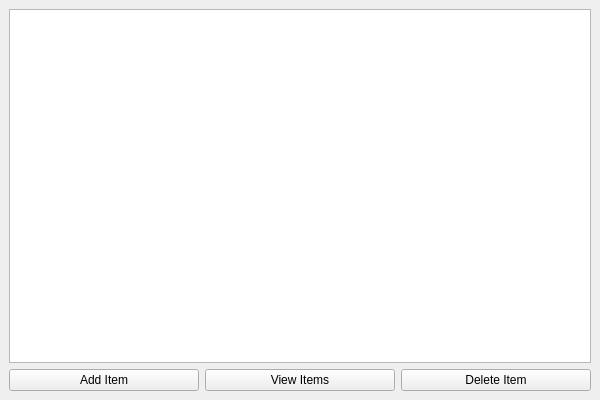
<?xml version="1.0" encoding="UTF-8"?>
<ui version="4.0">
 <class>MainWindow</class>
 <widget class="QMainWindow" name="MainWindow">
  <property name="geometry">
   <rect>
    <x>0</x>
    <y>0</y>
    <width>600</width>
    <height>400</height>
   </rect>
  </property>
  <property name="windowTitle">
   <string>Inventory Manager</string>
  </property>
  <widget class="QWidget" name="centralwidget">
   <layout class="QVBoxLayout" name="verticalLayout">
    <item>
     <widget class="QListWidget" name="listWidget"/>
    </item>
    <item>
     <layout class="QHBoxLayout" name="horizontalLayout">
      <item>
       <widget class="QPushButton" name="addButton">
        <property name="text">
         <string>Add Item</string>
        </property>
       </widget>
      </item>
      <item>
       <widget class="QPushButton" name="viewButton">
        <property name="text">
         <string>View Items</string>
        </property>
       </widget>
      </item>
      <item>
       <widget class="QPushButton" name="deleteButton">
        <property name="text">
         <string>Delete Item</string>
        </property>
       </widget>
      </item>
     </layout>
    </item>
   </layout>
  </widget>
 </widget>
 <resources/>
 <connections/>
</ui>
